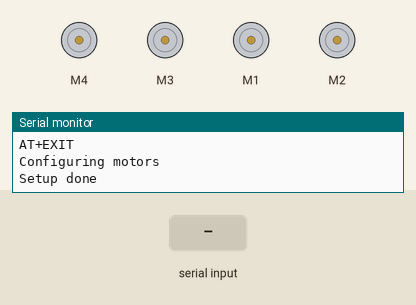
Bench run of a sketch on a simulated Arduino Uno, built with avr-gcc and run on an emulated ATmega328P. Shown: 4 × DC motor (green arrow = forward, orange = backward, longer = faster), the last lines printed to the serial monitor. The inputs (shaded band) are chosen by the test bench.

Above: at 6.7 s.
6.8 s: "F\n" received over Serial
At 8.0 s:
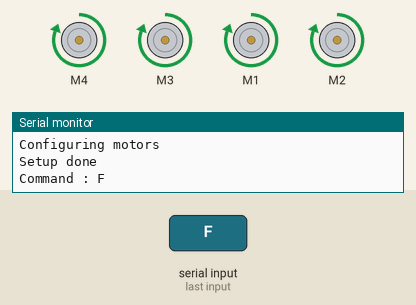
8.3 s: "B\n" received over Serial
At 9.3 s:
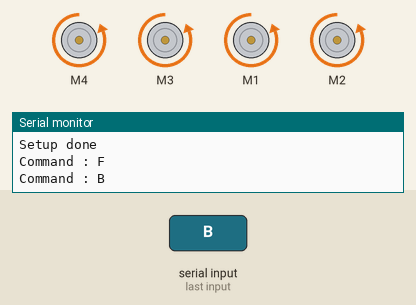
9.8 s: "R\n" received over Serial
At 10.5 s:
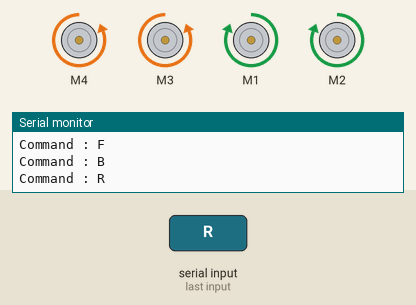
11.3 s: "L\n" received over Serial
At 11.6 s:
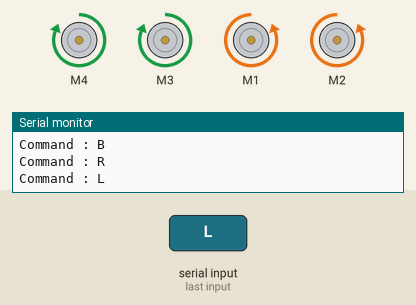
Timing chart, 0 to 13.8 s (numbered marks = the images above; inputs shaded):
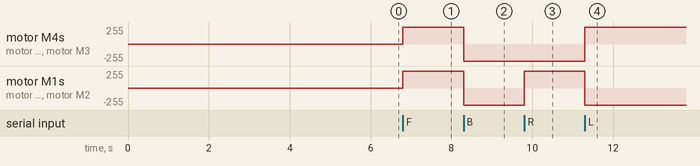

Measured:
- after the input at 6.8 s, motor M4, motor M3, motor M1, motor M2: stopped → forward 255/255 at once
- after the input at 8.3 s, motor M4, motor M3, motor M1, motor M2: forward 255/255 → backward 255/255 at once
- after the input at 9.8 s, motor M1, motor M2: backward 255/255 → forward 255/255 at once
- after the input at 11.3 s, motor M4, motor M3: backward 255/255 → forward 255/255 at once; motor M1, motor M2: forward 255/255 → backward 255/255 at once

The sketch:

BLE_tank.ino
```cpp
// BEAU RATE
#define BAUD_RATE 115200
// END OF LINE CHAR
#define EOL '\n'


#include <AFMotor.h>

AF_DCMotor MotorR1(4);
AF_DCMotor MotorR2(3);
AF_DCMotor MotorL1(1);
AF_DCMotor MotorL2(2);


void setup() {
  Serial.begin(BAUD_RATE);


  Serial.println("Setup starting");


  // BLUETOOTH CONFIGURATION
  Serial.println("Configuring Bluetooth device");
  delay(500);
  Serial.write("+++");
  delay(2000);
  Serial.write("AT+SETTING=DEFAULT\r\n");
  delay(1000);
  Serial.write("AT+NAME=BT_UNO\r\n");
  delay(1000);
  Serial.write("AT+EXIT\r\n");
  delay(1000);


  // MOTORS CONFIGURATION
  Serial.println("Configuring motors");
  MotorR1.setSpeed(255);
  MotorR2.setSpeed(255);
  MotorL1.setSpeed(255);
  MotorL2.setSpeed(255);


  Serial.println("Setup done");

}


void forward() {
  MotorR1.run(FORWARD);
  MotorR2.run(FORWARD);
  MotorL1.run(FORWARD);
  MotorL2.run(FORWARD);
}

void backward() {
  MotorR1.run(BACKWARD);
  MotorR2.run(BACKWARD);
  MotorL1.run(BACKWARD);
  MotorL2.run(BACKWARD);
}

void stop() {
  MotorR1.run(RELEASE);
  MotorR2.run(RELEASE);
  MotorL1.run(RELEASE);
  MotorL2.run(RELEASE);
}

void right() {
  MotorR1.run(BACKWARD);
  MotorR2.run(BACKWARD);
  MotorL1.run(FORWARD);
  MotorL2.run(FORWARD);
}

void left() {
  MotorR1.run(FORWARD);
  MotorR2.run(FORWARD);
  MotorL1.run(BACKWARD);
  MotorL2.run(BACKWARD);
}


// BLUETOOTH CHAR INPUT
char bluetooth_char = 0;
// BLUETOOTH LINE INPUT
String bluetooth_line = "";
// COMMAND
String command = "";

void loop() {


  // HANDLE INPUT
  if(Serial.available()){
    // Read bluetooth serial and store the value in bluetooth_char
    bluetooth_char = Serial.read();
    // Check if EOL
    if(bluetooth_char != EOL) {
      // Add bluetooth_char to bluetooth_line
      bluetooth_line = bluetooth_line + bluetooth_char;
      // end loop function
      return;
    }else{
      // Store bluetooth_line in command
      command = bluetooth_line;
      // Reset bluetooth_line
      bluetooth_line = "";
    }
  }

  // HANDLE COMMAND
  if(command == ""){
    return;
  }else{

    Serial.println("Command : " + command);

      if(command == "F") {
        forward();
      }
      else if (command == "B"){
        backward();
      }
      else if (command == "R"){
        right();
      }
      else if (command == "L"){
        left();
      }
      else if (command == "S"){
        stop();
      }

    command = "";
  }

}
```
